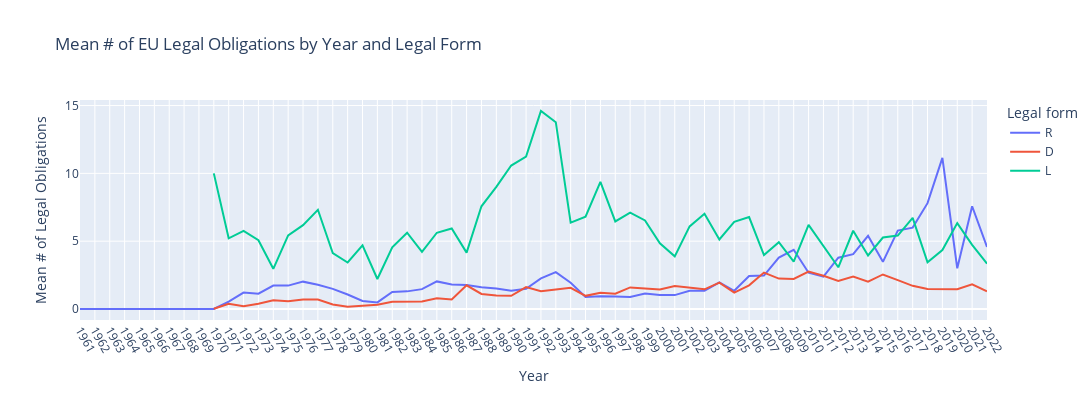

Write notebook code for a chart like this one.
### Markdown cell above
plot the graph...

### Code cell
plot_line_graph(avg_reg_count_by_year, xcol="year", ycol="avg_reg_count", w=1200, h=400, labels={
                     "year": "Year",
                     "avg_reg_count": "Mean # of Legal Obligations",
                     "form": "Legal form"
                 }, title="Mean # of EU Legal Obligations by Year and Legal Form", color="form", filepath="generated-files/legal_obligations_by_year_and_form.png")

### Figure 1 — Plotly figure (JSON) as saved in the notebook; plotly's stock layout.template omitted (floating-point values rounded to 4 significant figures)
{"data": [{"hovertemplate": "Legal form=R<br>Year=%{x}<br>Mean # of Legal Obligations=%{y}<extra></extra>", "legendgroup": "R", "line": {"color": "#636efa", "dash": "solid"}, "marker": {"symbol": "circle"}, "mode": "lines", "name": "R", "orientation": "v", "showlegend": true, "type": "scatter", "x": [1961, 1970, 1971, 1972, 1973, 1974, 1975, 1976, 1977, 1978, 1979, 1980, 1981, 1982, 1983, 1984, 1985, 1986, 1987, 1988, 1989, 1990, 1991, 1992, 1993, 1994, 1995, 1996, 1997, 1998, 1999, 2000, 2001, 2002, 2003, 2004, 2005, 2006, 2007, 2008, 2009, 2010, 2011, 2012, 2013, 2014, 2015, 2016, 2017, 2018, 2019, 2020, 2021, 2022], "xaxis": "x", "y": [0, 0, 0.5514, 1.21, 1.129, 1.73, 1.725, 2.016, 1.787, 1.485, 1.069, 0.5936, 0.4871, 1.257, 1.3, 1.463, 2.035, 1.809, 1.772, 1.603, 1.505, 1.346, 1.495, 2.253, 2.721, 1.934, 0.8827, 0.9347, 0.9271, 0.8841, 1.147, 1.039, 1.026, 1.337, 1.341, 1.969, 1.345, 2.432, 2.469, 3.791, 4.367, 2.679, 2.393, 3.785, 4.039, 5.398, 3.477, 5.784, 5.999, 7.804, 11.14, 2.999, 7.577, 4.57], "yaxis": "y"}, {"hovertemplate": "Legal form=D<br>Year=%{x}<br>Mean # of Legal Obligations=%{y}<extra></extra>", "legendgroup": "D", "line": {"color": "#EF553B", "dash": "solid"}, "marker": {"symbol": "circle"}, "mode": "lines", "name": "D", "orientation": "v", "showlegend": true, "type": "scatter", "x": [1970, 1971, 1972, 1973, 1974, 1975, 1976, 1977, 1978, 1979, 1980, 1981, 1982, 1983, 1984, 1985, 1986, 1987, 1988, 1989, 1990, 1991, 1992, 1993, 1994, 1995, 1996, 1997, 1998, 1999, 2000, 2001, 2002, 2003, 2004, 2005, 2006, 2007, 2008, 2009, 2010, 2011, 2012, 2013, 2014, 2015, 2016, 2017, 2018, 2019, 2020, 2021, 2022], "xaxis": "x", "y": [0.02273, 0.3922, 0.208, 0.3812, 0.642, 0.5681, 0.6941, 0.6959, 0.331, 0.1598, 0.2418, 0.3213, 0.5331, 0.556, 0.5605, 0.7866, 0.7014, 1.743, 1.108, 1.002, 0.9739, 1.616, 1.313, 1.443, 1.56, 0.9703, 1.193, 1.129, 1.591, 1.511, 1.434, 1.696, 1.591, 1.45, 1.949, 1.204, 1.743, 2.683, 2.243, 2.22, 2.757, 2.45, 2.074, 2.4, 2.012, 2.546, 2.131, 1.709, 1.468, 1.46, 1.461, 1.824, 1.309], "yaxis": "y"}, {"hovertemplate": "Legal form=L<br>Year=%{x}<br>Mean # of Legal Obligations=%{y}<extra></extra>", "legendgroup": "L", "line": {"color": "#00cc96", "dash": "solid"}, "marker": {"symbol": "circle"}, "mode": "lines", "name": "L", "orientation": "v", "showlegend": true, "type": "scatter", "x": [1970, 1971, 1972, 1973, 1974, 1975, 1976, 1977, 1978, 1979, 1980, 1981, 1982, 1983, 1984, 1985, 1986, 1987, 1988, 1989, 1990, 1991, 1992, 1993, 1994, 1995, 1996, 1997, 1998, 1999, 2000, 2001, 2002, 2003, 2004, 2005, 2006, 2007, 2008, 2009, 2010, 2011, 2012, 2013, 2014, 2015, 2016, 2017, 2018, 2019, 2020, 2021, 2022], "xaxis": "x", "y": [10, 5.214, 5.763, 5.068, 2.965, 5.431, 6.182, 7.316, 4.129, 3.431, 4.688, 2.213, 4.544, 5.625, 4.211, 5.622, 5.939, 4.156, 7.573, 9, 10.58, 11.23, 14.6, 13.77, 6.372, 6.806, 9.379, 6.457, 7.099, 6.529, 4.843, 3.882, 6.092, 7.016, 5.125, 6.422, 6.782, 3.974, 4.927, 3.494, 6.198, 4.63, 3.075, 5.769, 3.948, 5.273, 5.415, 6.719, 3.444, 4.344, 6.333, 4.732, 3.345], "yaxis": "y"}], "layout": {"height": 400, "legend": {"title": {"text": "Legal form"}, "tracegroupgap": 0}, "title": {"text": "Mean # of EU Legal Obligations by Year and Legal Form"}, "width": 1200, "xaxis": {"anchor": "y", "autorange": true, "domain": [0, 1], "range": [1961, 2022], "tickangle": 60, "tickmode": "linear", "title": {"text": "Year"}, "type": "linear"}, "yaxis": {"anchor": "x", "autorange": true, "domain": [0, 1], "range": [-0.811, 15.41], "title": {"text": "Mean # of Legal Obligations"}, "type": "linear"}}}
